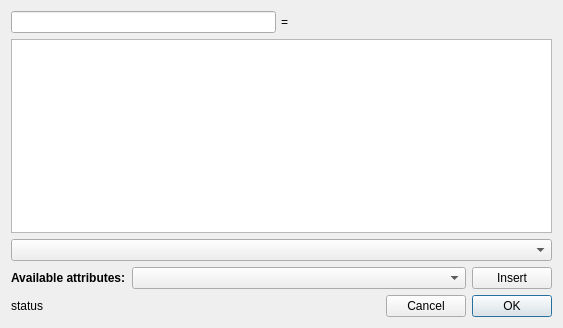
<?xml version="1.0" encoding="UTF-8"?>
<ui version="4.0">
 <class>Dialog</class>
 <widget class="QDialog" name="Dialog">
  <property name="geometry">
   <rect>
    <x>0</x>
    <y>0</y>
    <width>563</width>
    <height>328</height>
   </rect>
  </property>
  <property name="windowTitle">
   <string>Dialog</string>
  </property>
  <layout class="QVBoxLayout" name="verticalLayout">
   <item>
    <layout class="QHBoxLayout" name="horizontalLayout_4">
     <property name="spacing">
      <number>5</number>
     </property>
     <item>
      <widget class="QLineEdit" name="text_label"/>
     </item>
     <item>
      <widget class="QLabel" name="label_4">
       <property name="text">
        <string>=</string>
       </property>
      </widget>
     </item>
     <item>
      <spacer name="horizontalSpacer_2">
       <property name="orientation">
        <enum>Qt::Horizontal</enum>
       </property>
       <property name="sizeHint" stdset="0">
        <size>
         <width>40</width>
         <height>20</height>
        </size>
       </property>
      </spacer>
     </item>
    </layout>
   </item>
   <item>
    <widget class="QTextEdit" name="expression"/>
   </item>
   <item>
    <widget class="QComboBox" name="combosel_data"/>
   </item>
   <item>
    <layout class="QHBoxLayout" name="horizontalLayout_3">
     <item>
      <widget class="QLabel" name="label_2">
       <property name="sizePolicy">
        <sizepolicy hsizetype="Minimum" vsizetype="Preferred">
         <horstretch>0</horstretch>
         <verstretch>0</verstretch>
        </sizepolicy>
       </property>
       <property name="font">
        <font>
         <weight>75</weight>
         <bold>true</bold>
        </font>
       </property>
       <property name="text">
        <string>Available attributes:</string>
       </property>
      </widget>
     </item>
     <item>
      <widget class="QComboBox" name="combosel_component">
       <property name="sizePolicy">
        <sizepolicy hsizetype="Expanding" vsizetype="Fixed">
         <horstretch>0</horstretch>
         <verstretch>0</verstretch>
        </sizepolicy>
       </property>
       <property name="sizeAdjustPolicy">
        <enum>QComboBox::AdjustToMinimumContentsLength</enum>
       </property>
      </widget>
     </item>
     <item>
      <widget class="QPushButton" name="button_insert">
       <property name="maximumSize">
        <size>
         <width>100</width>
         <height>16777215</height>
        </size>
       </property>
       <property name="text">
        <string>Insert</string>
       </property>
      </widget>
     </item>
    </layout>
   </item>
   <item>
    <layout class="QHBoxLayout" name="horizontalLayout_5">
     <item>
      <widget class="QLabel" name="label_status">
       <property name="text">
        <string>status</string>
       </property>
      </widget>
     </item>
     <item>
      <spacer name="horizontalSpacer">
       <property name="orientation">
        <enum>Qt::Horizontal</enum>
       </property>
       <property name="sizeHint" stdset="0">
        <size>
         <width>40</width>
         <height>20</height>
        </size>
       </property>
      </spacer>
     </item>
     <item>
      <widget class="QPushButton" name="button_cancel">
       <property name="text">
        <string>Cancel</string>
       </property>
      </widget>
     </item>
     <item>
      <widget class="QPushButton" name="button_ok">
       <property name="text">
        <string>OK</string>
       </property>
       <property name="default">
        <bool>true</bool>
       </property>
      </widget>
     </item>
    </layout>
   </item>
  </layout>
 </widget>
 <resources/>
 <connections/>
</ui>
